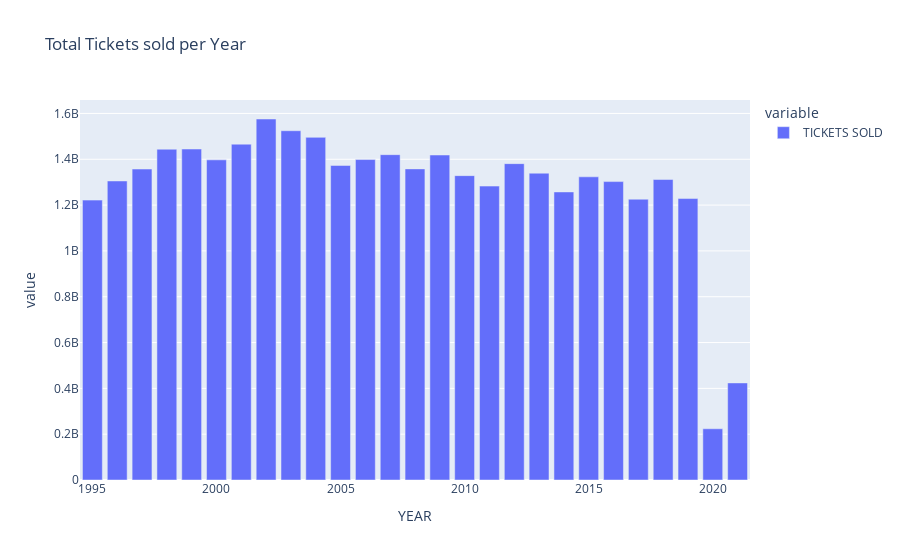

The notebook cell this image was saved under:
### Code cell
#this is good baseline since ticket sales have an obvious correlation to total box office
px.bar(annual_ticket_sales_tycopy, x = annual_ticket_sales_tycopy.index ,
        y = ['TICKETS SOLD'], title = 'Total Tickets sold per Year'
)

### Figure 1 — Plotly figure (JSON) as saved in the notebook; plotly's stock layout.template omitted (floating-point values rounded to 4 significant figures)
{"data": [{"alignmentgroup": "True", "hovertemplate": "variable=TICKETS SOLD<br>YEAR=%{x}<br>value=%{y}<extra></extra>", "legendgroup": "TICKETS SOLD", "marker": {"color": "#636efa", "pattern": {"shape": ""}}, "name": "TICKETS SOLD", "offsetgroup": "TICKETS SOLD", "orientation": "v", "showlegend": true, "textposition": "auto", "type": "bar", "x": [2021, 2020, 2019, 2018, 2017, 2016, 2015, 2014, 2013, 2012, 2011, 2010, 2009, 2008, 2007, 2006, 2005, 2004, 2003, 2002, 2001, 2000, 1999, 1998, 1997, 1996, 1995], "xaxis": "x", "y": [423774881, 223638958, 1228541629, 1311536128, 1225639761, 1302556378, 1323356776, 1257402920, 1339168926, 1380921942, 1282915168, 1328549021, 1418567388, 1358042073, 1420036680, 1398738283, 1372980280, 1495651298, 1524589620, 1575756527, 1465874205, 1397460079, 1444664086, 1443832471, 1357349648, 1305221290, 1221705907], "yaxis": "y"}], "layout": {"autosize": true, "barmode": "relative", "legend": {"title": {"text": "variable"}, "tracegroupgap": 0}, "title": {"text": "Total Tickets sold per Year"}, "xaxis": {"anchor": "y", "autorange": true, "domain": [0, 1], "range": [1994.0, 2022.0], "title": {"text": "YEAR"}, "type": "linear"}, "yaxis": {"anchor": "x", "autorange": true, "domain": [0, 1], "range": [0, 1659000000.0], "title": {"text": "value"}, "type": "linear"}}}
